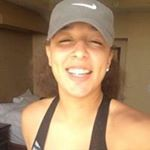
#> input picture trying open_cv/images/2.jpg, 150 x 150 px, given in place of 1.jpg, which was not available
$ python facedetectionrectloopingfiles.py
#> lines starting #> are read from the running program, lines starting #| are printed output that depends on the picture; after the words box and inside, x2 and y2 are one past the last pixel; in counts of white or black regions, pixels touching at a corner belong together; pictures that were not available may be replaced by others from this repository, and a replacement may not be noted
#> in compVis, img is the input picture: shape (150, 150, 3); mean B, G, R 99.1, 131.7, 161.3
#> in compVis, `gray = cv2.cvtColor(img, cv2.COLOR_BGR2GRAY)`:
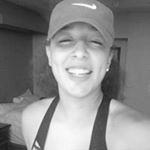
#> gray: shape (150, 150); min 26, max 254, mean 136.8
#> in compVis, `faces = face_cascade.detectMultiScale(gray, 1.3, 5)`: faces = [[42, 16, 76, 76]]
#> the loop in compVis, `for (x,y,w,h) in faces:` made 1 pass
#> pass 1, in compVis, `img = cv2.rectangle(img,(x,y),(x+w,y+h),(255,0,0),2)`:
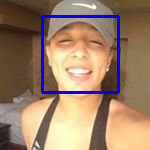
#> img: shape (150, 150, 3); 4.04% of pixels changed, all inside (x1, y1, x2, y2) = (41, 15, 120, 94)
#> in compVis, `numFaces = len(faces)`: numFaces = 1
#| image name  1.jpg  number of faces=  1
# -*- coding: utf-8 -*-
"""
Created on Mon Apr  6 14:33:08 2020

@author(s): Casey & Aarjav
"""


import numpy as np
import cv2
import os
import shutil
import json

"""variable definitions"""
photo_array = []
directory = os.path.dirname(os.path.abspath(__file__))
#this is where your source goes
source = directory + "/images/"
#this is where your destination goes
destination = directory + "/images_2"
#this is the location of the json file
jsonFile = directory + "/puertorican/puertorican.json"

def openJSON():
    with open(jsonFile,'r',encoding='utf-8') as j:
        data = json.load(j)
        print(data)

"""
Gets all image names from specified directory
"""
def get_images_from_directory():
    for filename in os.listdir(source):
        if filename.endswith(".jpg") or filename.endswith(".png"):
            photo_array.append(filename)
        else:
            continue
#> pass 2 of the loop in get_images_from_directory, `for filename in os.listdir(source):`:
#> pass 3 of the loop in get_images_from_directory, `for filename in os.listdir(source):`:
#| ['2.jpg' '3.jpg' 'abba.png']


"""
computer vision stuff we need to flush through :)
TODO: identify only one face
"""
def compVis(pic):
    image = "images/" + pic
    face_cascade = cv2.CascadeClassifier('haarcascade_frontalface_default.xml')
    img = cv2.imread(image)
    gray = cv2.cvtColor(img, cv2.COLOR_BGR2GRAY)
    faces = face_cascade.detectMultiScale(gray, 1.3, 5)
    for (x,y,w,h) in faces:
        img = cv2.rectangle(img,(x,y),(x+w,y+h),(255,0,0),2)
    numFaces = len(faces)
    print("image name ", pic, " number of faces= ", numFaces)
    return(numFaces)

"""copy file to new directory if there is one face in the picture
Enter your source and destination in variable definitions above"""
def copyToDir(origDir):
    for picture in origDir:
        if compVis(picture) == 1:
#> the loop in compVis (call 2), `for (x,y,w,h) in faces:` made 1 pass
#| image name  2.jpg  number of faces=  1
            fileSrc = source + picture
            fileDest = destination
            shutil.copy(fileSrc, fileDest)
            print(picture, "copied successfully")
#| 2.jpg copied successfully
        else:
            print(picture, "not copied")
#> pass 2 of the loop in copyToDir, `for picture in origDir:`:
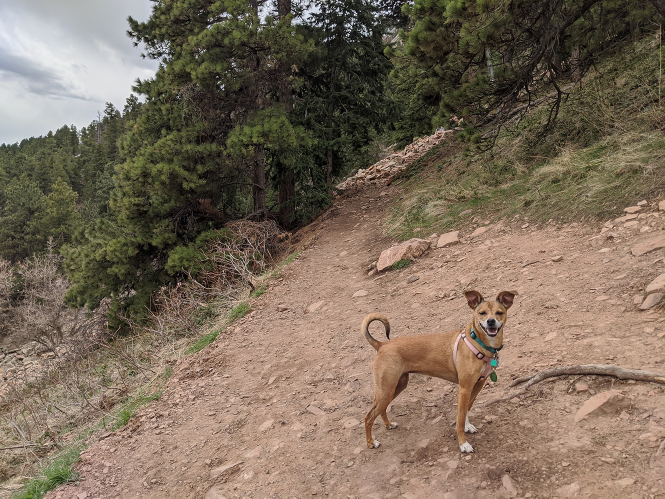
#> input picture trying open_cv/images/3.jpg, 1330 x 997 px (shown at 1/2 size)
#> in compVis, img is the input picture: shape (997, 1330, 3); mean B, G, R 91.1, 107.7, 123.2
#> in compVis (call 3), `gray = cv2.cvtColor(img, cv2.COLOR_BGR2GRAY)`:
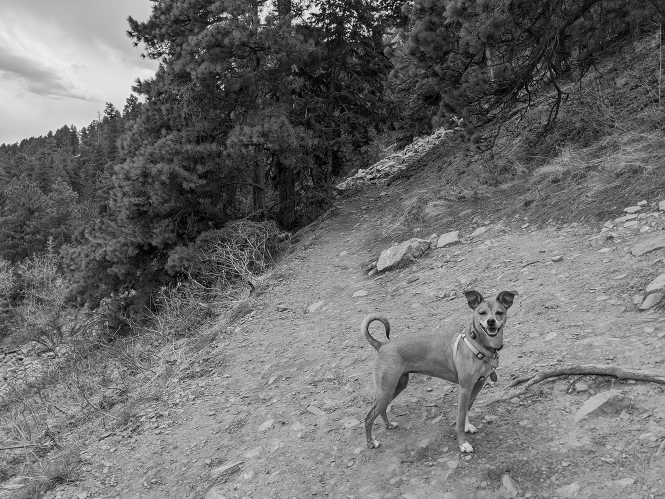
#> gray: shape (997, 1330) (shown at 1/2 size); min 0, max 255, mean 110.5
#> faces = ()
#> numFaces = 0
#| image name  3.jpg  number of faces=  0
#| 3.jpg not copied
#> pass 3 of the loop in copyToDir, `for picture in origDir:`:
#> image = 'images/abba.png'
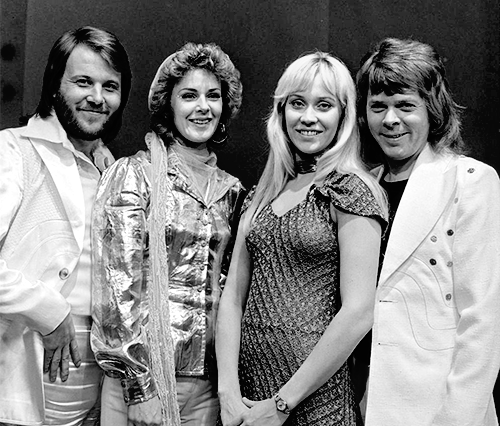
#> input picture trying open_cv/images/abba.png, 500 x 426 px
#> in compVis, img is the input picture: shape (426, 500, 3); min 0, max 255, mean 130.8
#> gray: shape (426, 500)
#> faces = [[170, 71, 64, 64], [56, 54, 78, 78], [271, 74, 77, 77], [352, 76, 78, 78]]
#> the loop in compVis (call 4), `for (x,y,w,h) in faces:` made 4 passes
#> pass 1, in compVis (call 4), `img = cv2.rectangle(img,(x,y),(x+w,y+h),(255,0,0),2)`:
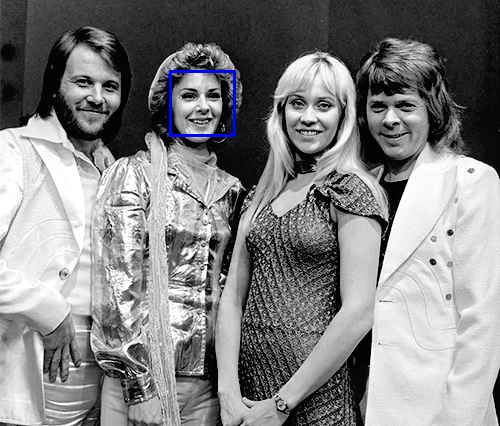
#> img: shape (426, 500, 3); 0.36% of pixels changed, all inside (x1, y1, x2, y2) = (169, 70, 236, 137)
#> after the loop in compVis (call 4), `for (x,y,w,h) in faces:`:
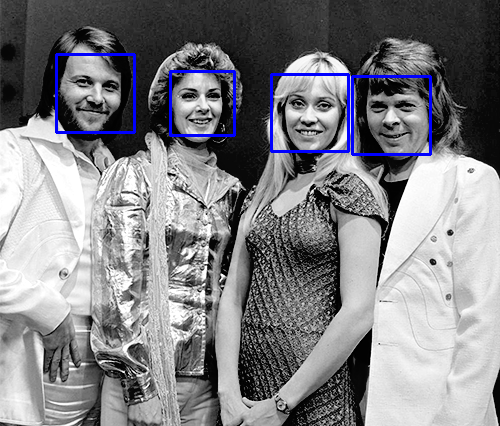
#> img: shape (426, 500, 3); mean B, G, R 133.4, 129.2, 129.2
#> numFaces = 4
#| image name  abba.png  number of faces=  4
#| abba.png not copied


"""
Main function
"""
def main():
    compVis("1.jpg")
    get_images_from_directory()
    print(np.array(photo_array))
    copyToDir(photo_array)
    openJSON()
#> (reads trying open_cv/puertorican/puertorican.json from the repository)

if __name__== "__main__":
    main()
